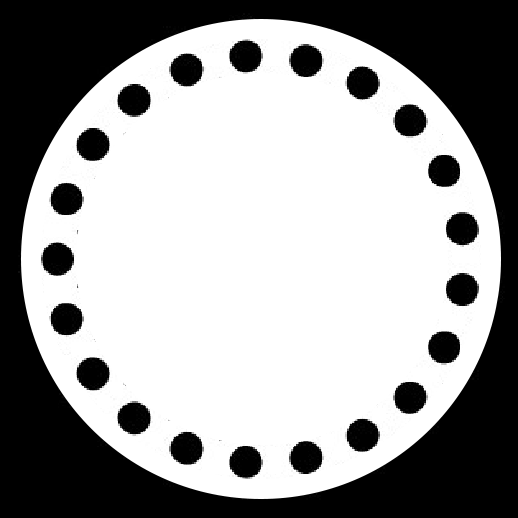
%> input picture data latih/bulat-1.gif, 518 x 518 px; its folder holds 4 pictures in this run
$ octave --eval "result = cvTrain;"   (GNU Octave 9; MATLAB toolbox functions it lacks are replaced by stand-ins)
%> lines starting %> are read from the running program, lines starting %| are printed output that depends on the picture; in (x1, y1, x2, y2) boxes, pixels count from 0 and x2, y2 are one past the last pixel; in counts of white or black regions, pixels touching at a corner belong together; the program's own positions count from 1
function [Akurasi,Target,output] = cvTrain()
% [7 lines of commented-out code are left out]
folder_citra = 'data latih';
namafile = dir(fullfile(folder_citra, '*.gif'));
total_citra = numel(namafile);

% Menentukan jumlah array setiap variabel
area = zeros(1,total_citra);
perimeter = zeros(1,total_citra);
metric = zeros(1,total_citra);
eccentricity = zeros(1,total_citra);

% Preprocessing
for n = 1:total_citra
    nama= fullfile(folder_citra, namafile(n).name);
    citra = logical(imread(nama));
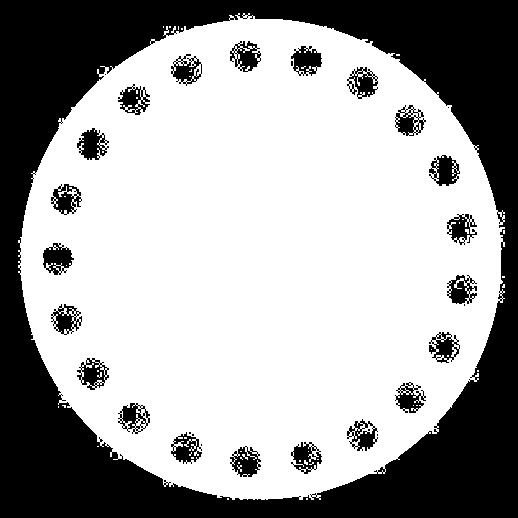
%> citra: size 518x518 logical; 64.2% white; 31 black regions (9 under 20 px), largest, box (x1, y1, x2, y2) and area: (0, 0, 518, 518) 85411, (43, 243, 74, 275) 594, (77, 128, 109, 160) 584
    citra = bwconvhull(citra,'objects');
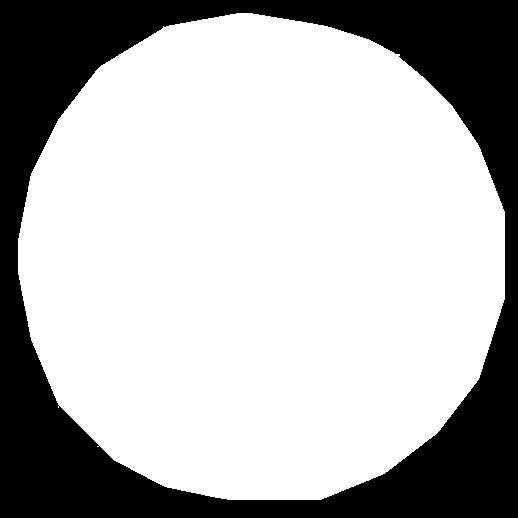
%> citra: size 518x518 logical; 70.4% white; 1 black region, box (x1, y1, x2, y2) and area: (0, 0, 518, 518) 79422
    % Mendapatakan Area, Perimeter, Eccentricity
    stats = regionprops(citra,'Area','Perimeter','Eccentricity');
%> stats = 1 region; Area, Eccentricity and Perimeter: 188902 0.13 1554.1
    area(n) = stats.Area;
    perimeter(n) = stats.Perimeter;
    % METRIC
    % merupakan nilai perbandingan antara luas  dan keliling objek.
    % Metric memiliki rentang nilai antara 0 hingga 1. Objek yang berbentuk
    % memanjang/mendekati bentuk garis lurus, nilai metricnya mendekati
    % angka 0, sedangkan objek yang berbentuk bulat/lingkaran,
    % nilai metricnya mendekati angka 1.
    metric(n) = 4*pi*area(n)/(perimeter(n)^2);
    % ECCENTRICITY
    % merupakan nilai perbandingan antara jarak foci ellips
    % minor dengan foci ellips mayor suatu objek. Eccentricity memiliki
    % rentang nilai antara 0 hingga 1. Objek yang berbentuk memanjang/
    % mendekati bentuk garis lurus, nilai eccentricitynya mendekati angka 1,
    % sedangkan objek yang berbentuk bulat/lingkaran, nilai eccentricitynya
    % mendekati angka 0.
    eccentricity(n) = stats.Eccentricity;
end
%> pass 2 of the loop in cvTrain, `for n = 1:total_citra`:
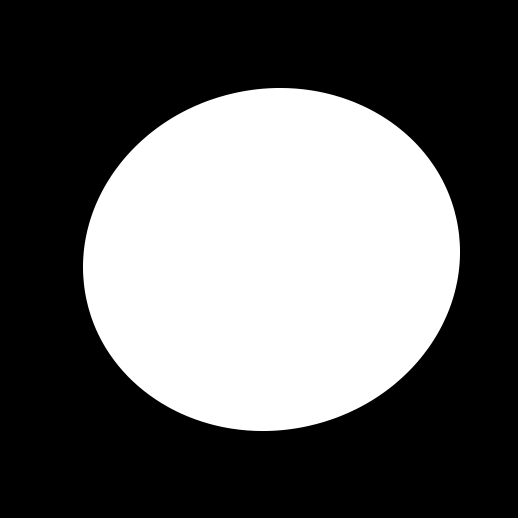
%> input picture data latih/bulet-10.gif, 518 x 518 px
%> in cvTrain, `citra = logical(imread(nama));`:
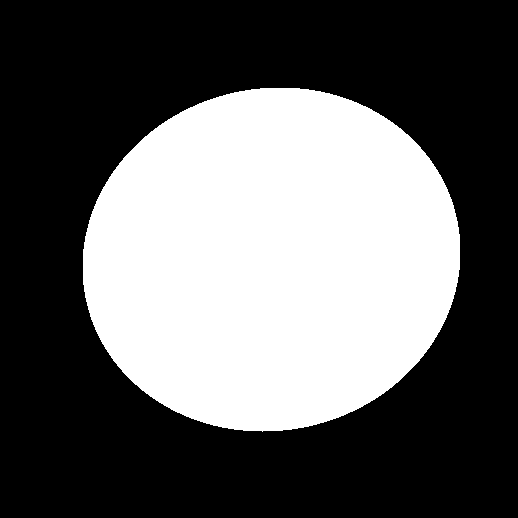
%> citra: size 518x518 logical; 38.1% white; 1 white region, box (x1, y1, x2, y2) and area: (83, 88, 460, 432) 102100
%> in cvTrain, `citra = bwconvhull(citra,'objects');`:
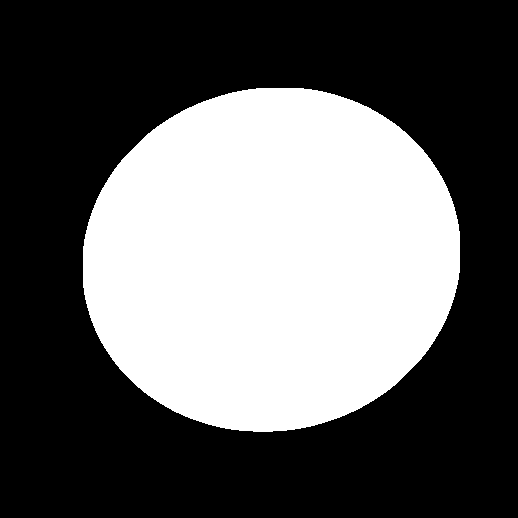
%> citra: size 518x518 logical; 38.2% white; 1 white region, box (x1, y1, x2, y2) and area: (83, 88, 460, 432) 102466
%> stats = 1 region; Area, Eccentricity and Perimeter: 102466 0.433 1133.3
%> pass 3 of the loop in cvTrain, `for n = 1:total_citra`:
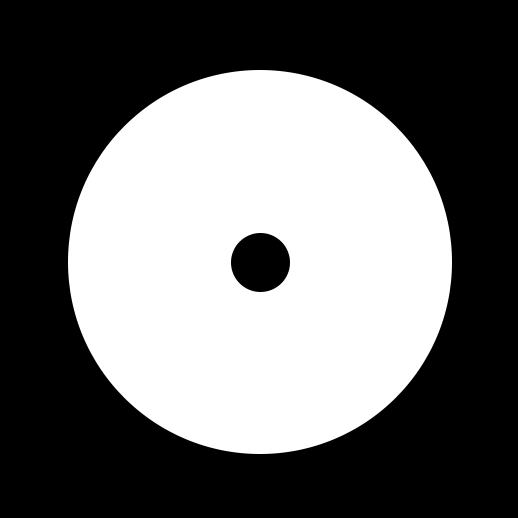
%> input picture data latih/bulet-11.gif, 518 x 518 px
%> in cvTrain, `citra = logical(imread(nama));`:
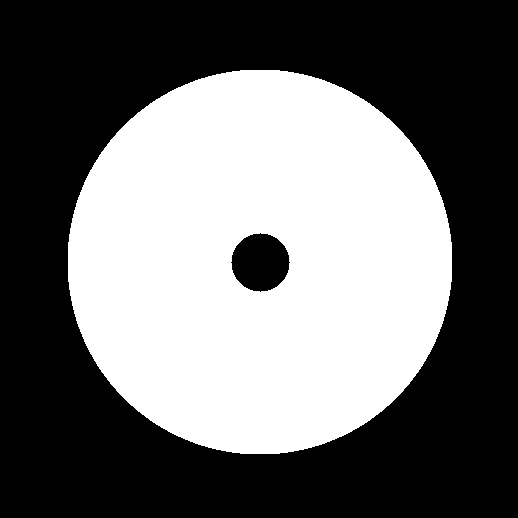
%> citra: size 518x518 logical; 42.5% white; 1 white region, box (x1, y1, x2, y2) and area: (68, 70, 452, 454) 113925
%> in cvTrain, `citra = bwconvhull(citra,'objects');`:
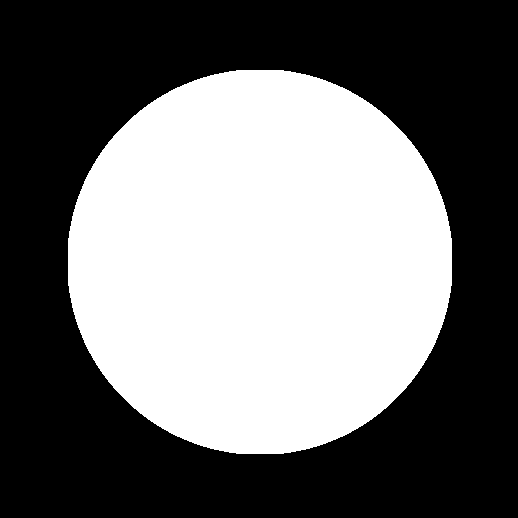
%> citra: size 518x518 logical; 43.6% white; 1 white region, box (x1, y1, x2, y2) and area: (68, 70, 452, 454) 116932
%> stats = 1 region; Area, Eccentricity and Perimeter: 116932 0.00946 1208.1
%> the loop made 4 passes; the first 3 are shown

% Menentukan masukkan untuk NN
input = [metric;eccentricity];
% Menentukan target untuk NN
target = zeros(1,64);
% Menentukan target file 1 - 16 merupakan 0(Bulat)
target(:,1:16) = 0;
% Menentukan target file 17 - 32 merupakan 3(Segitiga)
target(:,17:32) = 3;
% Menentukan target file 33 - 48 merupakan 4(Segiempat)
target(:,33:48) = 4;
% Menentukan target file 49 - 64 merupakan 5(Segilima)
target(:,49:64) = 5;

% Neural Network
%> (the run ends here)
